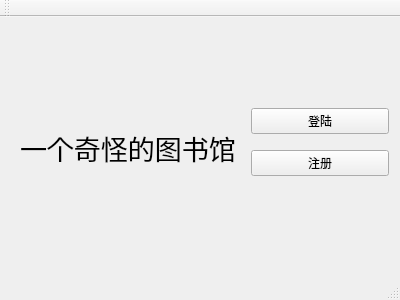
<?xml version="1.0" encoding="UTF-8"?>
<ui version="4.0">
 <class>MainWindow</class>
 <widget class="QMainWindow" name="MainWindow">
  <property name="geometry">
   <rect>
    <x>0</x>
    <y>0</y>
    <width>400</width>
    <height>300</height>
   </rect>
  </property>
  <property name="windowTitle">
   <string>MainWindow</string>
  </property>
  <widget class="QWidget" name="centralWidget">
   <widget class="QLabel" name="label">
    <property name="geometry">
     <rect>
      <x>20</x>
      <y>70</y>
      <width>221</width>
      <height>121</height>
     </rect>
    </property>
    <property name="font">
     <font>
      <pointsize>20</pointsize>
     </font>
    </property>
    <property name="text">
     <string>一个奇怪的图书馆</string>
    </property>
   </widget>
   <widget class="QWidget" name="verticalLayoutWidget">
    <property name="geometry">
     <rect>
      <x>240</x>
      <y>70</y>
      <width>160</width>
      <height>111</height>
     </rect>
    </property>
    <layout class="QVBoxLayout" name="verticalLayout">
     <item>
      <widget class="QPushButton" name="login">
       <property name="text">
        <string>登陆</string>
       </property>
      </widget>
     </item>
     <item>
      <widget class="QPushButton" name="signin">
       <property name="text">
        <string>注册</string>
       </property>
      </widget>
     </item>
    </layout>
   </widget>
  </widget>
  <widget class="QMenuBar" name="menuBar">
   <property name="geometry">
    <rect>
     <x>0</x>
     <y>0</y>
     <width>400</width>
     <height>23</height>
    </rect>
   </property>
  </widget>
  <widget class="QToolBar" name="mainToolBar">
   <attribute name="toolBarArea">
    <enum>TopToolBarArea</enum>
   </attribute>
   <attribute name="toolBarBreak">
    <bool>false</bool>
   </attribute>
  </widget>
  <widget class="QStatusBar" name="statusBar"/>
 </widget>
 <layoutdefault spacing="6" margin="11"/>
 <resources/>
 <connections/>
</ui>
